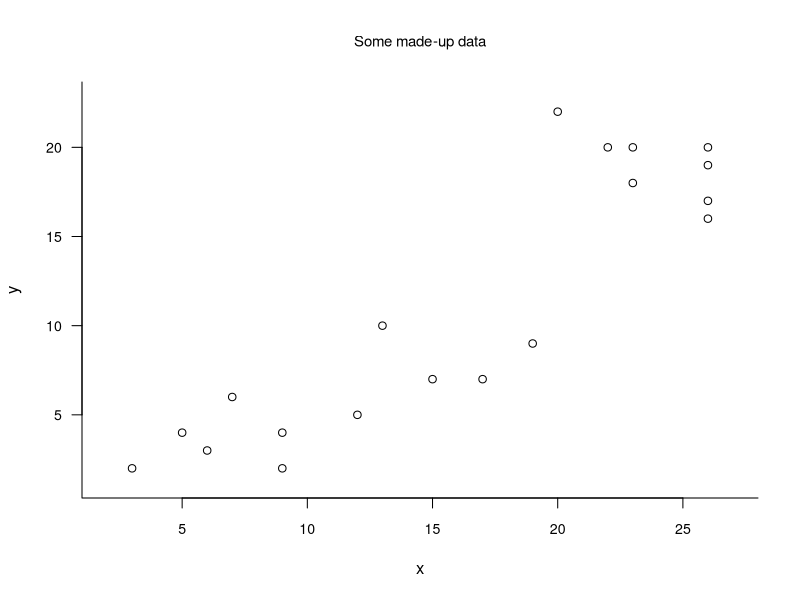
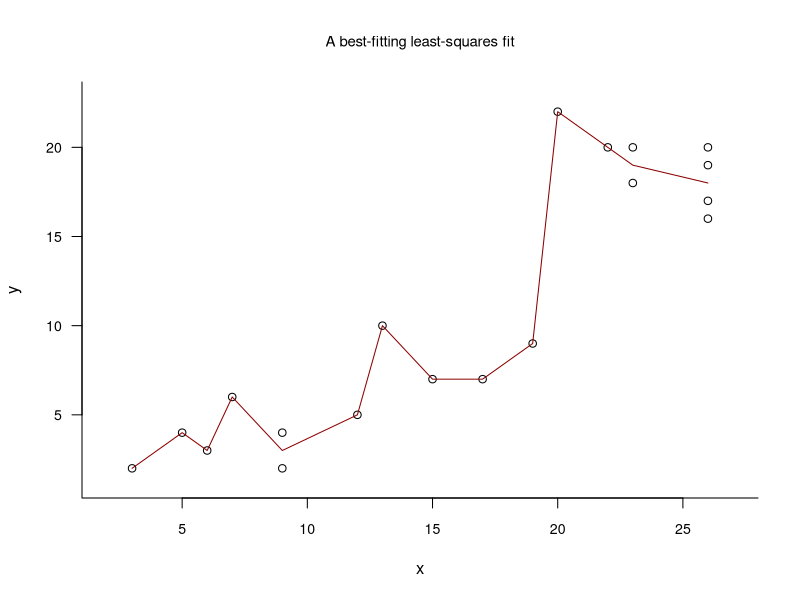
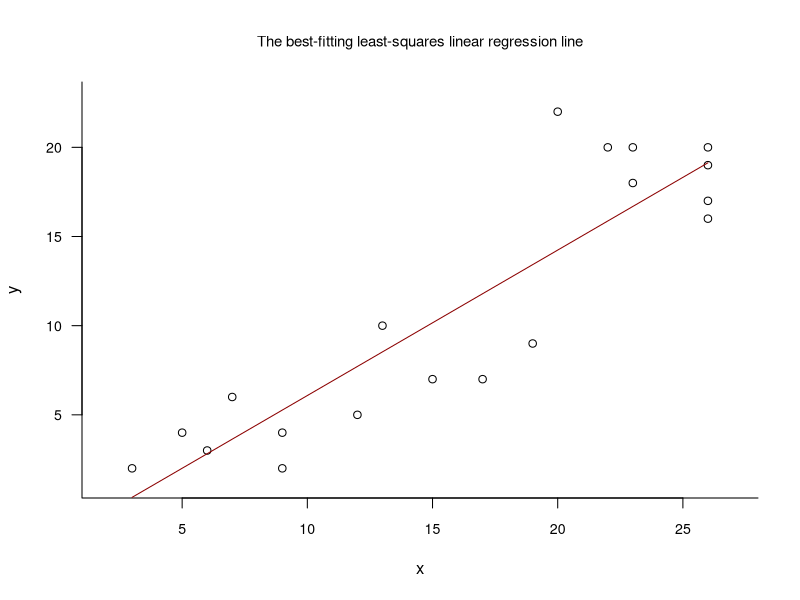
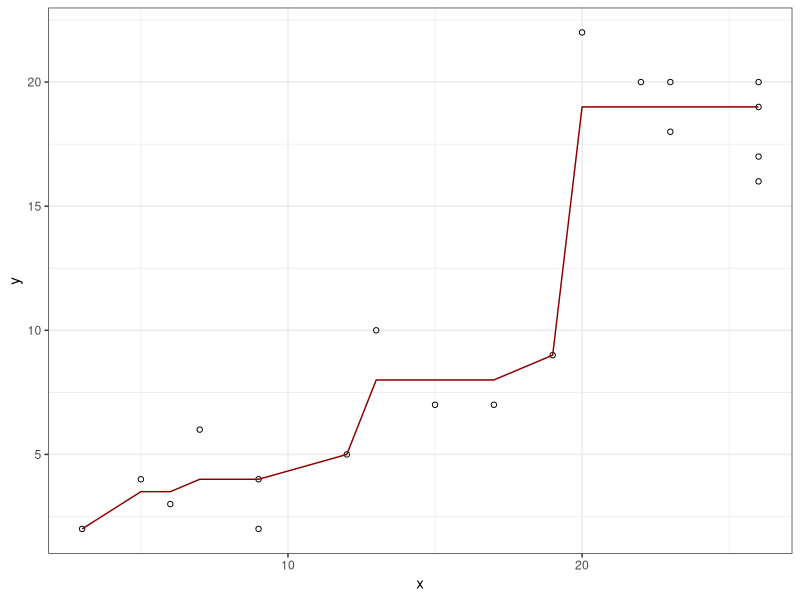
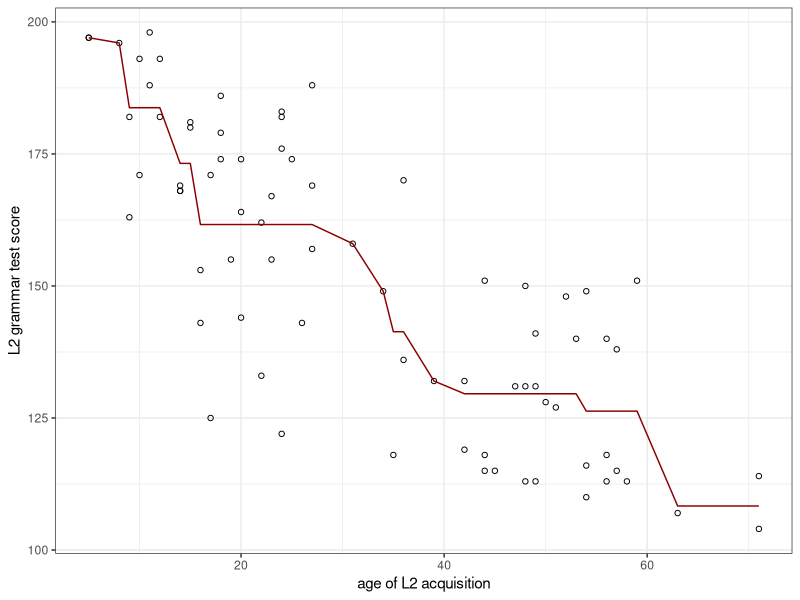

These figures' R source, in order:
## ---- chunk 1
#| label: fig-example-data
#| fig-cap: "A scatterplot to which we want to add a trend line."
x <- c(3, 5, 6, 7, 9, 9, 12, 13, 15, 17, 19, 20, 22, 23, 23, 26, 26, 26, 26)
y <- c(2, 4, 3, 6, 2, 4,  5, 10,  7,  7,  9, 22, 20, 18, 20, 16, 17, 19, 20)
plot(x, y, cex = 1.0, xlab = "x", ylab = "y", bty = "l",
     xlim = c(min(x) - 1, max(x) + 1), ylim = c(min(y) - 0.8, max(y) + 0.8),
     cex.main = 0.9, font.main = 1,
     las = 1, cex.axis = 0.85,
     main = "Some made-up data")
## ---- chunk 2
#| label: fig-overfitting
#| fig-cap: "This trend line minimises the residual sum of squares"
plot(x, y, cex = 1.0, xlab = "x", ylab = "y", bty = "l",
     xlim = c(min(x) - 1, max(x) + 1), ylim = c(min(y) - 0.8, max(y) + 0.8),
     cex.main = 0.9, font.main = 1,
     las = 1, cex.axis = 0.85,
     main = "A best-fitting least-squares fit")
lines(unique(x), tapply(y, x, mean), col = "darkred")
## ---- chunk 3
#| label: fig-linreg
#| fig-cap: "The best-fitting least-squares linear regression line"
plot(x, y, cex = 1.0, xlab = "x", ylab = "y", bty = "l",
     xlim = c(min(x) - 1, max(x) + 1), ylim = c(min(y) - 0.8, max(y) + 0.8),
     cex.main = 0.9, font.main = 1,
     las = 1, cex.axis = 0.85,
     main = "The best-fitting least-squares linear regression line")
m.lm <- lm(y ~ x)
lines(unique(x), predict(m.lm, newdata = data.frame(x = unique(x))), 
      col = "darkred")
## ---- chunk 4
#| code-fold: show
pava <- function(x, y, plot = TRUE, antitonic = FALSE) {
  if (antitonic) y <- -y

  y <- y[order(x)]
  y_all <- y
  x <- sort(x)
  y <- tapply(y, x, mean)
  w <- tapply(x, x, length)
  m <- length(y)
  k <- 0
  b <- 0
  s <- integer(m)
  g <- numeric(m)
  v <- numeric(m)
  
  while (k < m) {
    k <- k + 1
    vnew <- w[k]
    Gnew <- w[k] * y[k]
    
    while (k < m && y[k + 1] <= y[k]) {
      k <- k + 1
      vnew <- vnew + w[k]
      Gnew <- Gnew + w[k] * y[k]
    }
    
    b <- b + 1
    s[b] <- k
    g[b] <- Gnew / vnew
    v[b] <- vnew
    
    while (b > 1 && g[b] <= g[b - 1]) {
      s[b - 1] <- k
      vtemp <- v[b - 1] + v[b]
      g[b - 1] <- (v[b - 1] * g[b - 1] + v[b] * g[b]) / vtemp
      v[b - 1] <- vtemp
      b <- b - 1
    }
  }
  
  f <- numeric(m)
  start <- 1
  for (a in 1:b) {
    end <- s[a]
    f[start:end] <- g[a]
    start <- end + 1
  }
  
  if (antitonic) {
    y_all <- -y_all
    f <- -f
  }
  
  if (plot) {
    plot(x, y_all, xlab = "x", ylab = "y", las = 1)
    lines(unique(x), f, col = "blue")
  }
  
  list(
    x_vals = unique(x),
    y_fit  = f
  )
}
## ---- chunk 5
#| code-fold: show
(pava_fit <- pava(x, y, plot = FALSE))
## ---- chunk 6
#| code-fold: show
iso_predict <- function(pava_fit, x_new) {
  approx(pava_fit$x_vals, pava_fit$y_fit, xout = x_new, method = "linear")$y
}
## ---- chunk 7
#| code-fold: show
iso_predict(pava_fit, x_new = c(10, 14, 19.3))
## ---- chunk 8
library(ggplot2)

StatPava <- ggproto(
  "StatPava", Stat,
  required_aes = c("x", "y"),
  compute_group = function(data, scales, decreasing = FALSE) {
    fit <- pava(data$x, data$y, plot = FALSE, antitonic = decreasing)
    data.frame(x = fit$x_vals, y = fit$y_fit)
  }
)

geom_pava <- function(mapping     = NULL,
                      data        = NULL,
                      position    = "identity",
                      decreasing  = FALSE,
                      na.rm       = FALSE,
                      show.legend = NA,
                      inherit.aes = TRUE,
                      ...) {
  layer(
    geom        = GeomLine,
    stat        = StatPava,
    data        = data,
    mapping     = mapping,
    position    = position,
    show.legend = show.legend,
    inherit.aes = inherit.aes,
    params      = list(
      decreasing = decreasing,
      na.rm      = na.rm,
      ...
    )
  )
}
## ---- chunk 9
#| label: fig-geompava
#| fig-cap: "The isotonic trend line drawn with `ggplot2`."
#| code-fold: show
data.frame(x = x, y = y) |> 
  ggplot(aes(x, y)) +
  geom_point(shape = 1) +
  geom_pava(col = "darkred") +
  theme_bw()
## ---- chunk 10
#| label: fig-dekeyser
#| fig-cap: "The PAVA is easily adapted to non-increasing trend lines. Data from DeKeyser et al. (2010)."
read.csv("dekeyser2010.csv") |> 
  ggplot(aes(x = AOA, y = GJT)) +
  geom_point(shape = 1) +
  geom_pava(decreasing = TRUE, col = "darkred") +
  xlab("age of L2 acquisition") +
  ylab("L2 grammar test score") +
  theme_bw()
